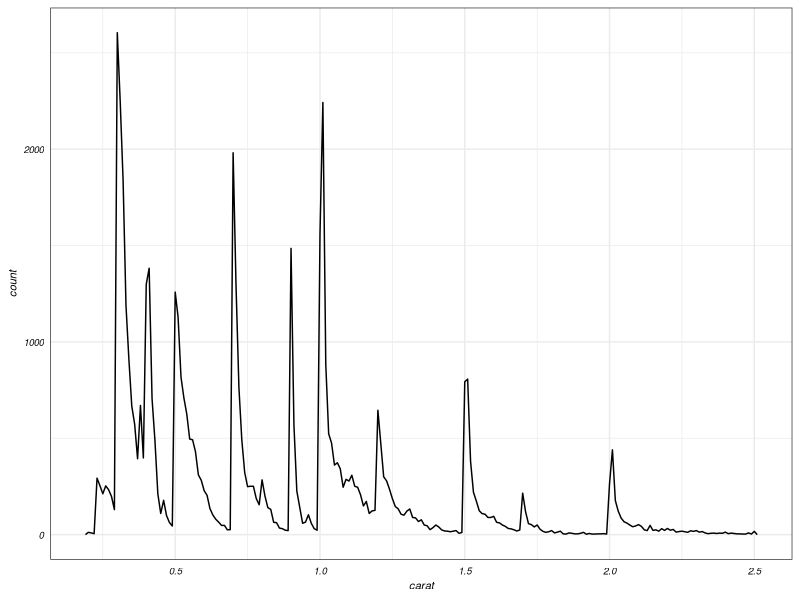

Write R code to recreate this figure.
## ---- chunk 1
library(ggplot2)
library(dplyr)

smaller <- diamonds %>% 
  filter(carat <= 2.5)
## ---- chunk 2
smaller %>% 
    ggplot(aes(carat)) + 
    geom_freqpoly(binwidth = 0.01) + 
    theme_bw() +
    theme(legend.position = "none",
        axis.ticks = element_blank(),
        axis.text = element_text(face="italic", color="black", size=7),
        axis.title.y = element_text(face="italic", color="black", size=8),
        axis.title.x=element_text(face="italic", color="black", size=8),
        plot.title = element_text(size=8, hjust = 0.5),
        legend.title=element_blank(),
        legend.text = element_text(face="italic", color="black", size=7))
